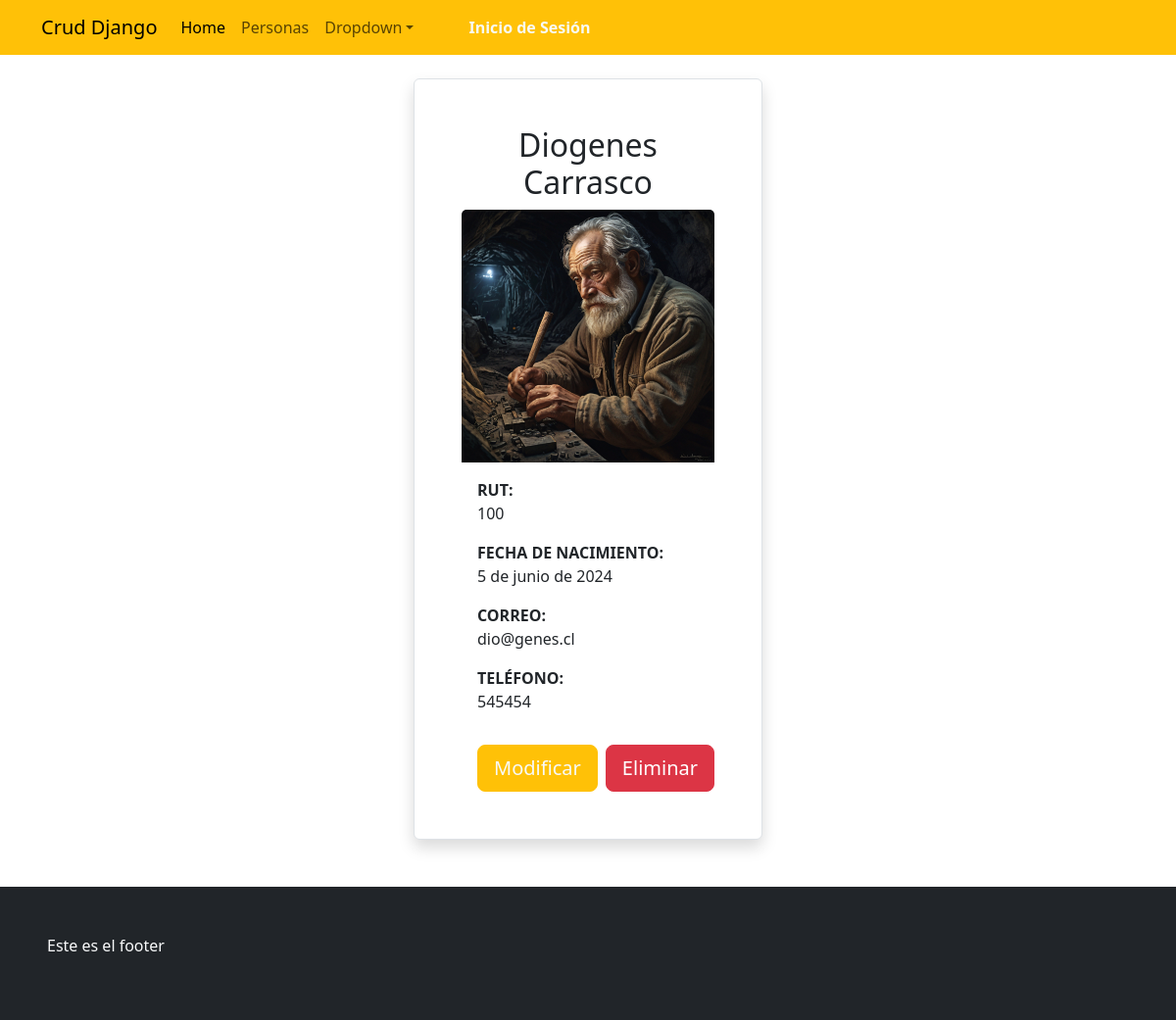
The app's page /detallepersona/100, older data.
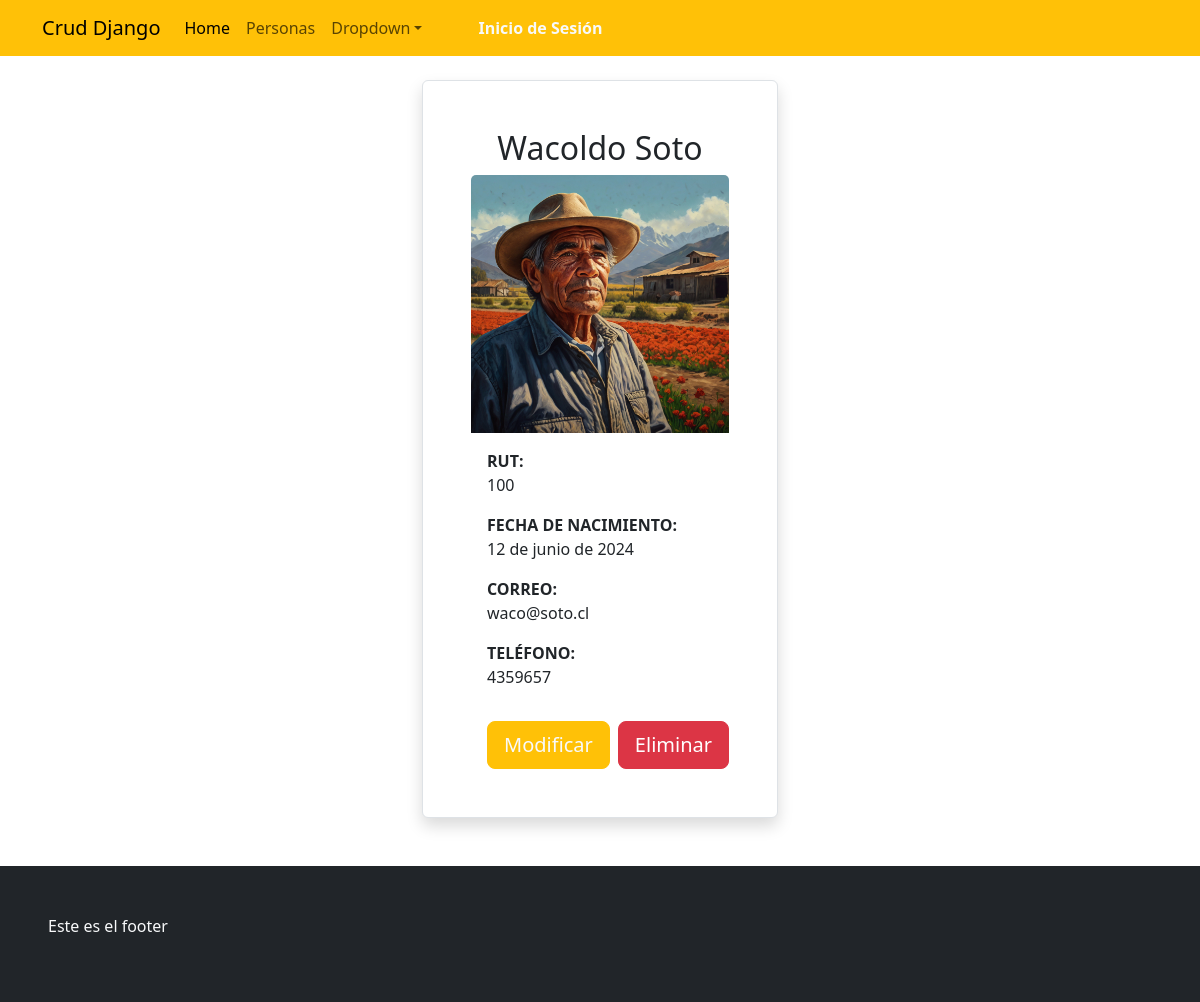
The same page, newer data.
### appcrud/models.py (models this page shows, shortened)
class Persona(models.Model):
    rut=models.CharField(max_length=10,primary_key=True, null=False)
    nombre=models.CharField(max_length=50,null=False)
    apellido=models.CharField(max_length=50, null=False)
    fecha_ncto=models.DateField(verbose_name='Fecha de Nacimiento',error_messages='ta malo')
    correo=models.EmailField(error_messages='coloca bien el correo...')
    telefono=models.IntegerField()
    imagen=models.ImageField(upload_to='personas',null=True)

### appcrud/views.py (the view)
# urls.py: path('detallepersona/<id>',detallepersona,name='detallepersona'),
def detallepersona(request,id):
     persona=get_object_or_404(Persona, rut=id)
     datos={
         "persona":persona
     }
     return render(request,'appcrud/detallepersona.html', datos)

### appcrud/templates/appcrud/detallepersona.html
{% extends "appcrud/base.html" %}
{% load static %}
{% block contenido %}
<div class="container">
    <div class='mt-4 mb-5'>
        <div class="row">
            <div class="col-sm-4"></div>
            <div class="col-sm-4">
                <div class="card p-5 border rounded shadow">
                    <h2 class="card-title text-center">{{persona.nombre}} {{persona.apellido}}</h2>
                        <img class="card-img-top" src="{{persona.imagen.url}}" alt="Card image">
                    <div class="card-body">
                        <p class="card-text"><span style="font-weight:bold">RUT: </span><br>{{persona.rut}}</p>
                        <p class="card-text"><span style="font-weight:bold">FECHA DE NACIMIENTO: </span><br>{{persona.fecha_ncto}}</p>
                        <p class="card-text"><span style="font-weight:bold">CORREO: </span><br>{{persona.correo}}</p>
                        <p class="card-text"><span style="font-weight:bold">TELÉFONO: </span><br>{{persona.telefono}}</p>
                    </div>
                    <div class="mt-3 d-flex justify-content-end">
                        <a href="{% url 'modificarpersona' persona.rut %}" role="button"  class="btn btn-warning btn-lg text-light mx-2" >Modificar</a>
                        <a href="{% url 'eliminarpersona' persona.rut %}" role="button" class="btn btn-danger btn-lg ">Eliminar</a>
                    </div>
                </div>
            </div>
            <div class="col-sm-4"></div>
        </div>
    </div>
</div>
{% endblock contenido %}

### appcrud/templates/appcrud/base.html (shortened to what this page needs)
{% load static %}
<!DOCTYPE html>
<html lang="es">
<head>
    <link href="https://cdn.jsdelivr.net/npm/bootstrap@5.3.3/dist/css/bootstrap.min.css" rel="stylesheet">
</head>
<body>
    <nav class="navbar navbar-expand-lg navbar-light bg-warning">
        <div class="container">
            <a class="navbar-brand" href="{% url "index" %}">Crud Django</a>
            <div class="collapse navbar-collapse" id="collapsibleNavId">
                <ul class="navbar-nav me-auto mt-2 mt-lg-0">
                    <li class="nav-item">
                        <a class="nav-link active" href="{% url "index" %}" aria-current="page">Home
                            <span class="visually-hidden">(current)</span></a>
                    </li>
                    <li class="nav-item">
                        <a class="nav-link" href="{% url "personas" %}">Personas</a>
                    </li>
                    <li class="nav-item dropdown">
                        <a class="nav-link dropdown-toggle" href="#" id="dropdownId" data-bs-toggle="dropdown"
                            aria-haspopup="true" aria-expanded="false">Dropdown</a>
                    </li>
                    <li class="nav-item">
                        {% if user.is_authenticated %}
                            <form action="{% url 'logout' %}" method="post">
                                {% csrf_token %}
                                <button class="nav-link px-5 text-light" type="submit" >Bienvenido, <strong>{{user.username}}  | Cerrar Sesión</strong></button>
                            </form>
                        {% else %}
                            <a class="nav-link px-5 text-light" href="{% url 'login' %}" ><strong>Inicio de Sesión</strong></a>
                        {% endif %}
                    </li>
                </ul>
            </div>
        </div>
    </nav>
{% block contenido %}
{% endblock contenido %}
    <footer>
        <div class="p-5 bg-dark text-light">
            <p>Este es el footer</p>
        </div>
    </footer>
</body>
</html>

Row changes from the older to the newer data that the page shows:
changed Persona id 100: nombre "Diogenes" → "Wacoldo"; apellido "Carrasco" → "Soto"; imagen: a different picture; fecha_ncto "5 de junio de 2024" → "12 de junio de 2024"; correo "dio@genes.cl" → "waco@soto.cl"; telefono "545454" → "4359657"
